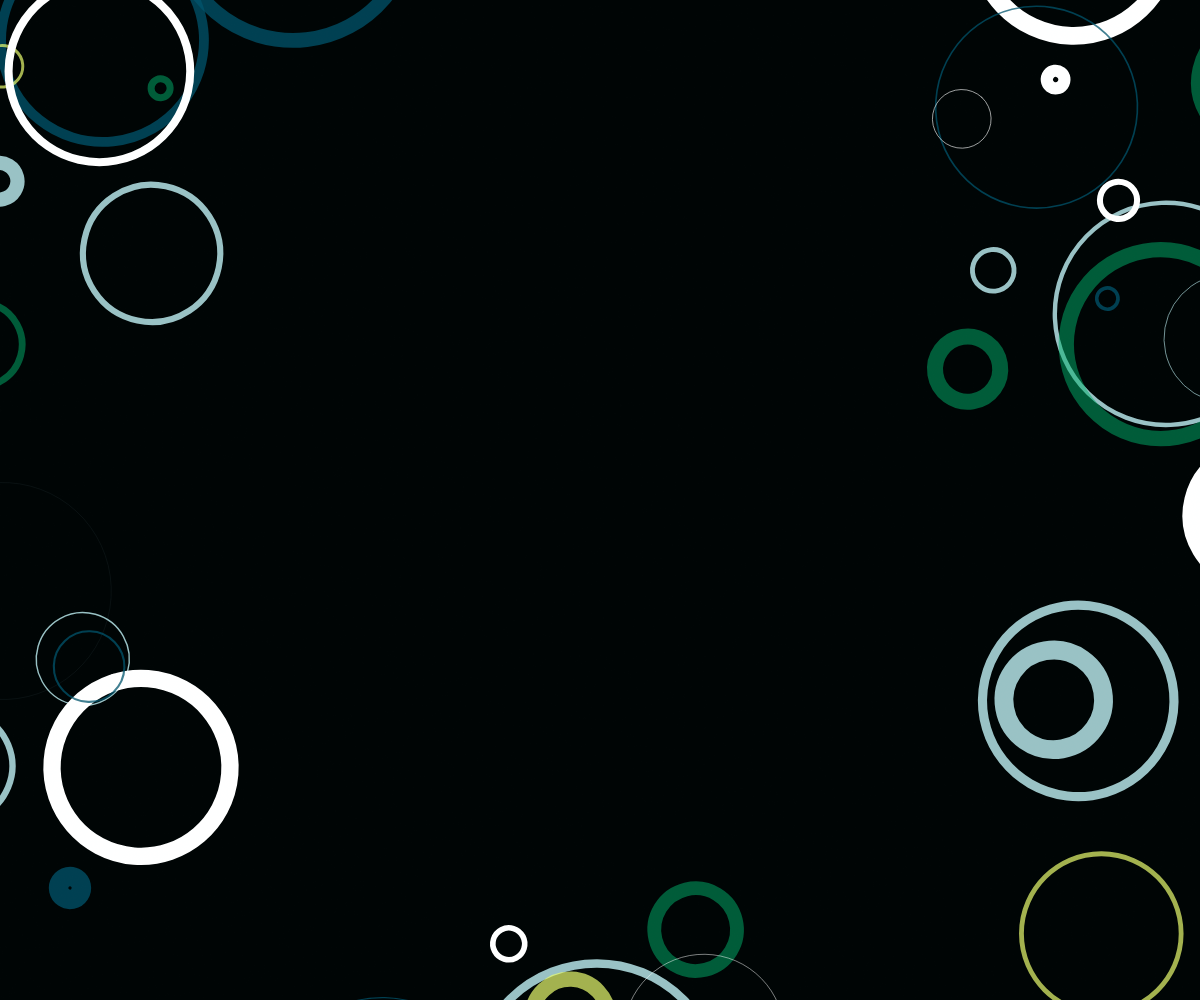
Frame 1 (no input)
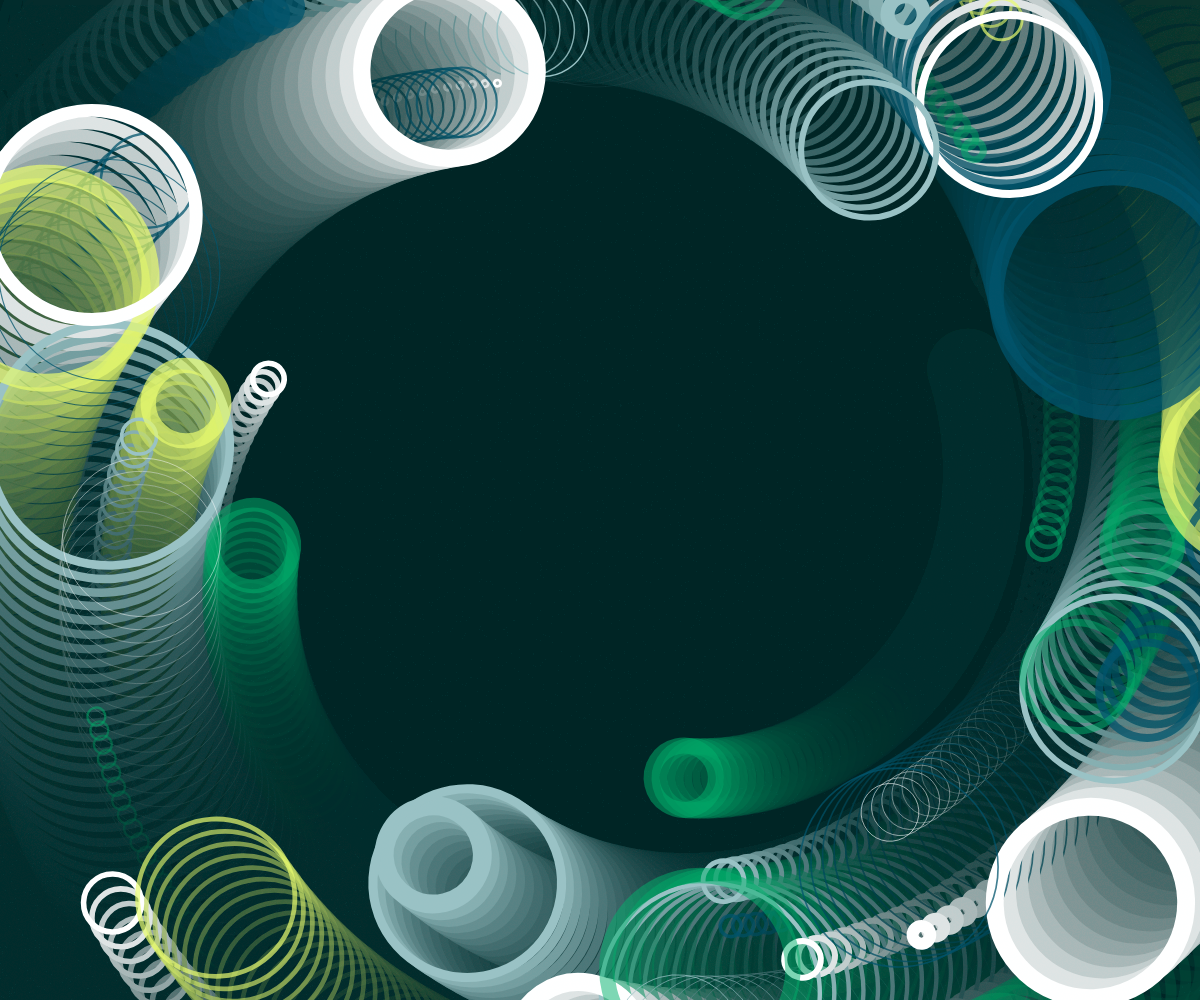
Frame 60 (no input)
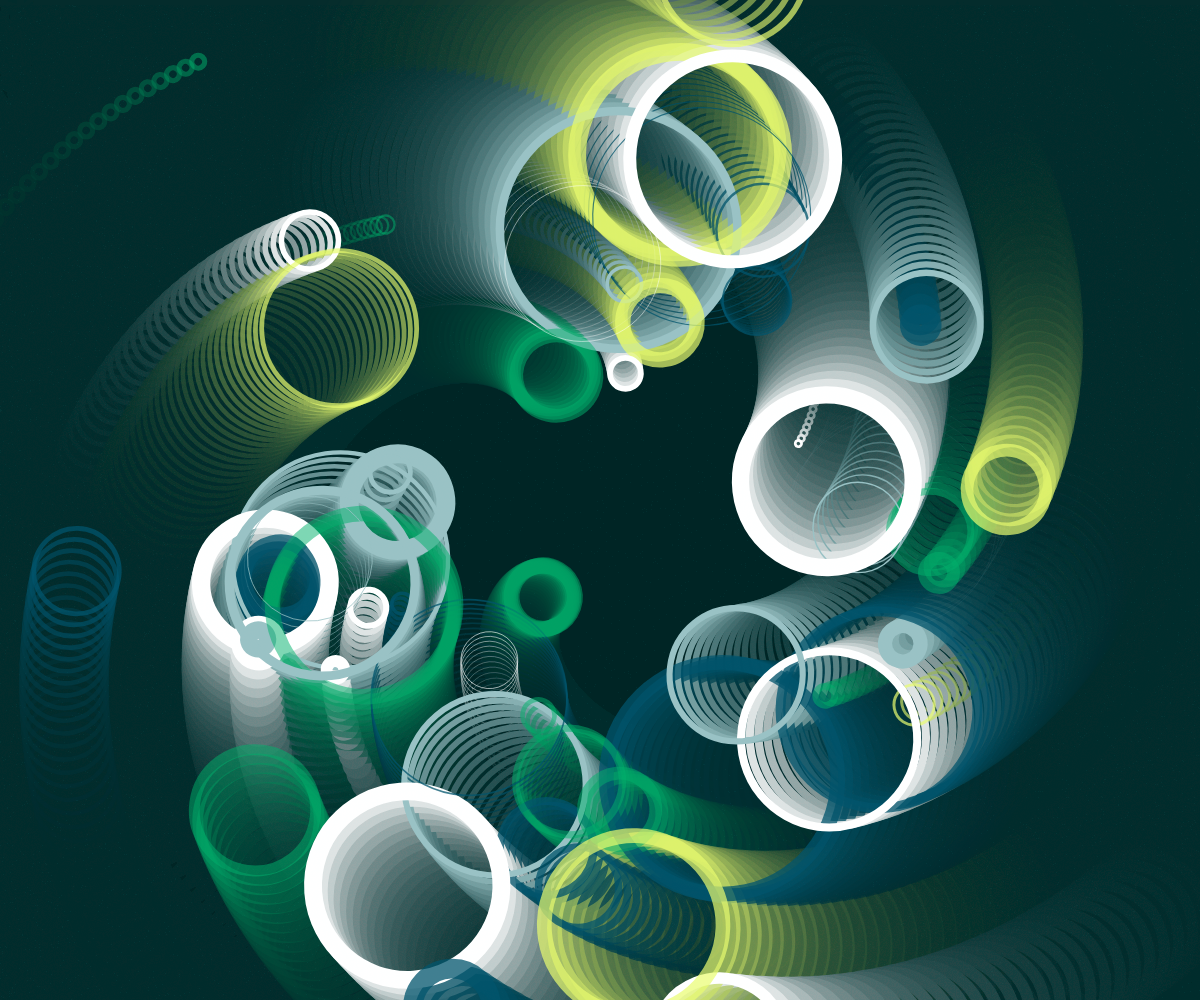
Frame 120 (the mouse pressed at the canvas centre since frame 60)

The p5.js sketch that drew these frames (run headless with seeded random() and noise() and a simulated clock; from frame 60 on, the mouse is pressed at the canvas centre):

// p5.js sketch
// ── sketch.js
var seed = Math.random() * 1000;
var k = 1,
	l = 0.8;
var th = 0,
	seg = 0.015;
var r;
let angle;
let colors1 = "9AC2C5-#ECCE8E-02546cBF-eafc70b3-02b06c82"
	.split("-")
	.map((a) => "#" + a);
let colors2 = "deFbE4-f7f9fb-02906c-eafc70-02b08c"
	.split("-")
	.map((a) => "#" + a + "00");
let colorbg = "#00C2D1".split("-").map((a) => "#" + a);
let colorbg2 = "01272d20".split("-").map((a) => "#" + a);

function setup() {
	let mySize = min(windowWidth, windowHeight);
	createCanvas(windowWidth, windowHeight);
	colorMode(HSB, 200, 150, 100, 100);
	background(0);
	r = mySize;
	angle = random(TAU);
	let G = new makeG();
}

function makeG() {
	randomSeed(seed);
	colorMode(HSB, 200, 150, 100, 100);
	drawingContext.shadowColor = color(0, 3, 8, 15);
	overAllTexture = createGraphics(windowWidth, windowHeight);
	overAllTexture.loadPixels();
	for (var i = 0; i < width; i++) {
		for (var j = 0; j < height; j++) {
			overAllTexture.set(
				i,
				j,
				color(100, 80, 100, noise(i / 3, j / 3, (i * j) / 100) * random(1))
			);
		}
	}
	overAllTexture.updatePixels();
}


function draw() {
	randomSeed(seed);
	background(colorbg2);
	var T = (1 - k) / k;
	noFill();
	push();
	translate(width / 2, height / 2);

	for (let i = 0; i < 30; i += random(1)) {
		k = random(0.75, 0.8);
		l = random(0.45, 0.65);
		strokeWeight(random(20));
		stroke(random(colors1));
		push();
		rotate(random(TAU) + angle);
		ellipseMode(CENTER);
		circle(random(-i * 10, i * 10) + r * ((1 - k) * cos(th) + l * k * cos(T * th)),
			random(-i * 10, i * 10) + r * ((1 - k) * sin(th) - l * k * sin(T * th)),
			random(-r / 4, r / 4),
			random(-r / 2, r / 2));
		pop();
      
	}
	pop();
	th += seg;
	angle += TAU/random(360,220);
	image(overAllTexture, 0, 5);
	if (r > 0) {
		r -= 0.25;
	} else if (r <= 0) {
		r = 0;
	}
   //strokeWeight(2)
  //stroke(random(100,500),random(100,0),random(100,200))
}
